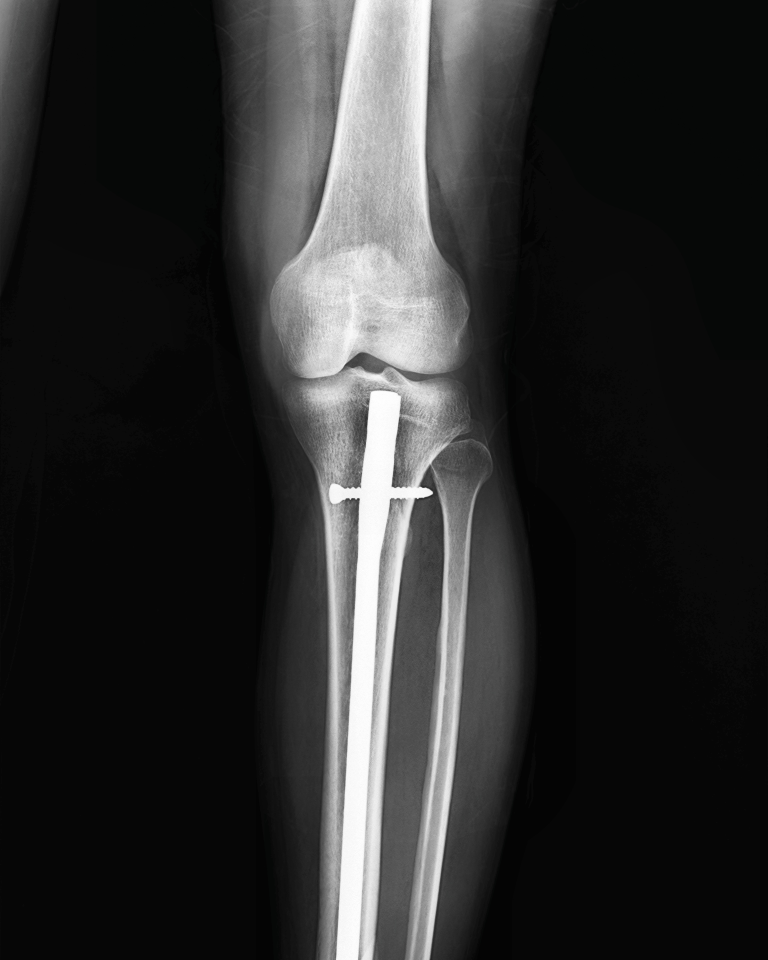
#> input picture FracAtlas/images/CLAHE/Fractured/IMG0000092.jpg, 2304 x 2880 px, found by its file name (shown at 1/3 size); its folder holds only this picture in this run
$ jupyter execute --allow-errors data_pre-processing.ipynb
#> lines starting #> are read from the running program, lines starting #| are printed output that depends on the picture
[cell 1]
# import needed libraries
import os
import numpy as np
import pandas as pd
import seaborn as sns
import matplotlib.pyplot as plt
import imageio.v2 as imageio
import json
from collections import defaultdict
import shutil
import cv2
from matplotlib import pyplot as plt
import torch
from torch import nn
import torch.nn.functional as F
import torchvision
import torchvision.transforms as transforms

[cell 2]
# load the metadata from dataset.csv

metadata = pd.read_csv('FracAtlas/dataset.csv')
#> (reads FracAtlas/dataset.csv from the repository)
print("Shape of the dataset", metadata.shape)
# prints in a table format the first 10 entries of the dataset.csv dataset
metadata.head(10)

[cell 3]
# check image type
img = cv2.imread("FracAtlas/images/Fractured/IMG0000019.jpg")
#> (the rest of this cell did not finish here and is left out)

[cell 4]
#clash image enhancement example

# Load the image in grayscale (or convert to grayscale first)
img = cv2.imread('FracAtlas/images/Fractured/IMG0000019.jpg', cv2.IMREAD_GRAYSCALE)

# Create CLAHE object
clahe = cv2.createCLAHE(clipLimit=2.0, tileGridSize=(8, 8))

# Apply CLAHE
cl1 = clahe.apply(img)

# Show the result
plt.figure(figsize=(10, 5))
#> (the rest of this cell did not finish here and is left out)

[cell 5]
# defining function to apply clash to all images in folders

def apply_clahe_to_folder(input_folder, output_folder, clip_limit=2.0, tile_grid_size=(8, 8)):
    # Create output folder if it doesn't exist
#> called with input_folder = 'FracAtlas/images/Fractured', output_folder = 'FracAtlas/images/CLAHE/Fractured', clip_limit = 2, tile_grid_size = (8, 8)
    os.makedirs(output_folder, exist_ok=True)

    # Loop through each file in the input folder
    for filename in os.listdir(input_folder):
        if filename.lower().endswith(('.png', '.jpg', '.jpeg', '.bmp', '.tiff')):
            input_path = os.path.join(input_folder, filename)
            output_path = os.path.join(output_folder, filename)

            # Read the image
            img = cv2.imread(input_path)
#> img is the input picture: shape (2880, 2304, 3); mean B, G, R 44.6, 44.7, 44.5

            # Convert to LAB color space
            lab = cv2.cvtColor(img, cv2.COLOR_BGR2LAB)
#> lab: shape (2880, 2304, 3); mean of channels 0, 1, 2 45.2, 127.8, 128.1
            l, a, b = cv2.split(lab)

            # Apply CLAHE to the L channel
            clahe = cv2.createCLAHE(clipLimit=clip_limit, tileGridSize=tile_grid_size)
            cl = clahe.apply(l)
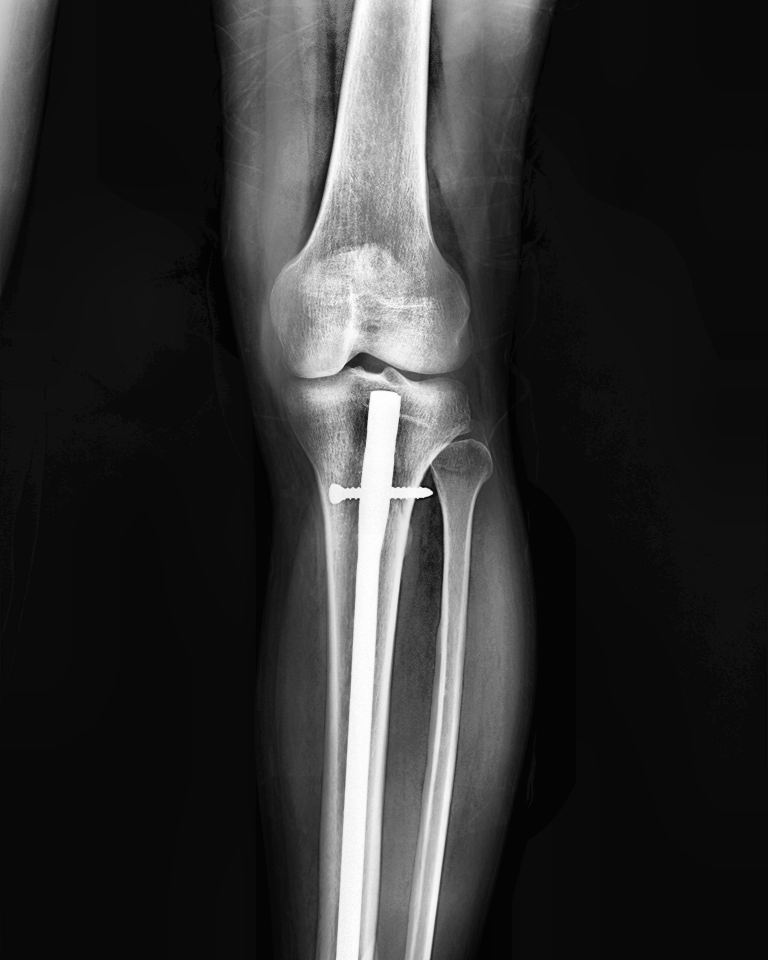
#> cl: shape (2880, 2304) (shown at 1/3 size); min 1, max 255, mean 48.8

            # Merge and convert back to BGR
            enhanced_lab = cv2.merge((cl, a, b))
#> enhanced_lab: shape (2880, 2304, 3); mean of channels 0, 1, 2 48.8, 127.8, 128.1
            enhanced_img = cv2.cvtColor(enhanced_lab, cv2.COLOR_LAB2BGR)

            # Save the result
            cv2.imwrite(output_path, enhanced_img)

[cell 6]
# apply clahe
apply_clahe_to_folder("FracAtlas/images/Fractured", "FracAtlas/images/CLAHE/Fractured")
apply_clahe_to_folder("FracAtlas/images/Non_fractured", "FracAtlas/images/CLAHE/Non_fractured")
#> call 2 of apply_clahe_to_folder, with input_folder = 'FracAtlas/images/Non_fractured', output_folder = 'FracAtlas/images/CLAHE/Non_fractured', clip_limit = 2, tile_grid_size = (8, 8)
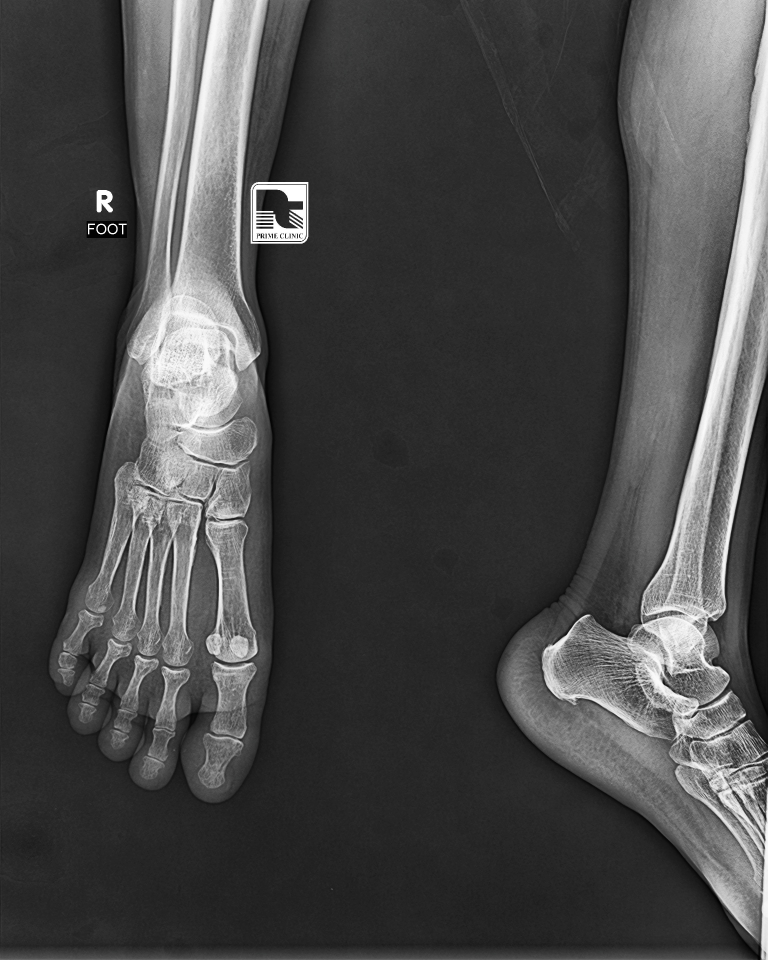
#> input picture FracAtlas/images/CLAHE/Non_fractured/IMG0000008.jpg, 2304 x 2880 px, found by its file name (shown at 1/3 size)
#> in apply_clahe_to_folder, img is the input picture: shape (2880, 2304, 3); mean B, G, R 73.2, 73.2, 73.2
#> in apply_clahe_to_folder (call 2), `lab = cv2.cvtColor(img, cv2.COLOR_BGR2LAB)`: lab: shape (2880, 2304, 3); mean of channels 0, 1, 2 76.5, 128, 128
#> in apply_clahe_to_folder (call 2), `cl = clahe.apply(l)`:
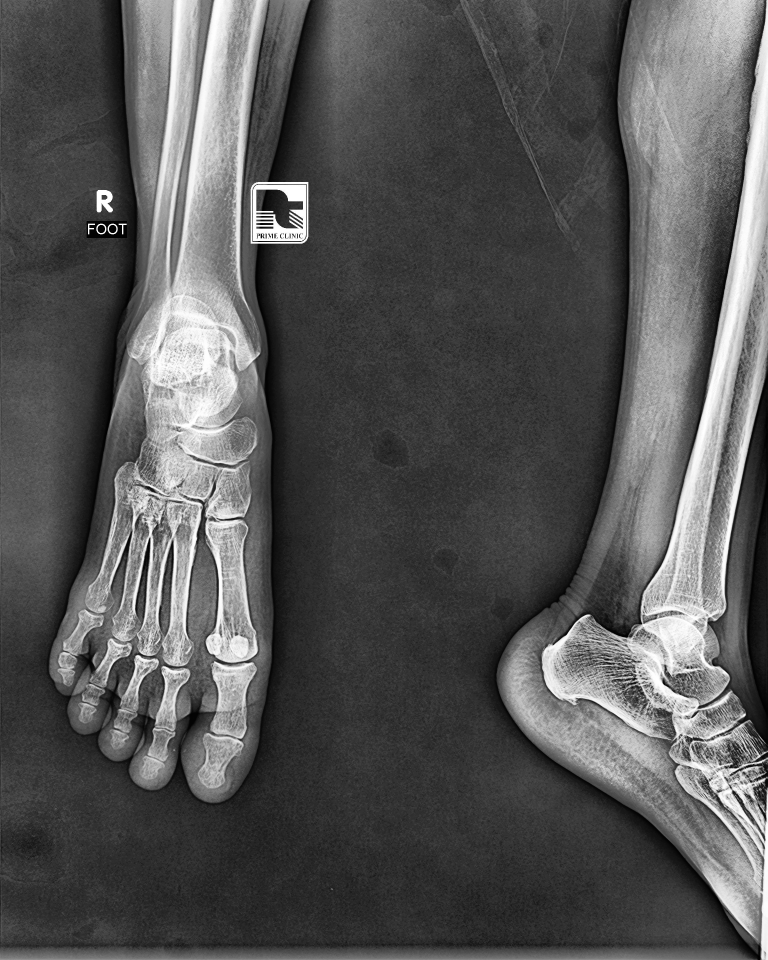
#> cl: shape (2880, 2304) (shown at 1/3 size); min 0, max 255, mean 86.3
#> in apply_clahe_to_folder (call 2), `enhanced_lab = cv2.merge((cl, a, b))`: enhanced_lab: shape (2880, 2304, 3); mean of channels 0, 1, 2 86.3, 128, 128

[cell 7]
# sorting through the fractured and non-fractured images and sorting into fracture location folders

source_dir_fractured = "FracAtlas/images/CLAHE/Fractured"
source_dir_non_fractured = "FracAtlas/images/CLAHE/Non_fractured"
target_base_dir_fractured = 'FracAtlas/images/sorted_images/Fractured'
target_base_dir_non_fractured = 'FracAtlas/images/sorted_images/Non_fractured'

# Relevant body parts
categories = ['hand', 'leg', 'hip', 'shoulder', 'mixed']

# Create subfolders if they don't exist
for category in categories:
    os.makedirs(os.path.join(target_base_dir_fractured, category), exist_ok=True)

# Create subfolders if they don't exist
for category in categories:
    os.makedirs(os.path.join(target_base_dir_non_fractured, category), exist_ok=True)

# Loop through rows and move files in the Fractured folder
for _, row in metadata.iterrows():
    image_filename = row['image_id']
    if row['fractured'] == 1:
        for category in categories:
            if row[category] == 1:
                source_path = os.path.join(source_dir_fractured, image_filename)
                target_path = os.path.join(target_base_dir_fractured, category, image_filename)
                if os.path.exists(source_path):  # Ensure the image exists
                    shutil.copy(source_path, target_path)
                else:
                    print(f"File not found: {source_path}")

# Loop through rows and move files in the Non_fractured folder
for _, row in metadata.iterrows():
    image_filename = row['image_id']
    if row['fractured'] == 0:
        for category in categories:
            if row[category] == 1:
                source_path = os.path.join(source_dir_non_fractured, image_filename)
                target_path = os.path.join(target_base_dir_non_fractured, category, image_filename)
                if os.path.exists(source_path):  # Ensure the image exists
                    shutil.copy(source_path, target_path)
                else:
                    print(f"File not found: {source_path}")

[cell 8]
# combining the folders from above to one set of fracture location folders

# Base directories
fractured_dir = "FracAtlas/images/sorted_images/Fractured"
non_fractured_dir = "FracAtlas/images/sorted_images/Non_fractured"
combined_dir = "FracAtlas/images/sorted_images/Combined"

# Categories to merge
categories = ['hand', 'leg', 'hip', 'shoulder', 'mixed']

# Make combined folders
for category in categories:
    os.makedirs(os.path.join(combined_dir, category), exist_ok=True)

    # Source directories (fractured and non-fractured)
    src_dirs = [
        os.path.join(fractured_dir, category),
        os.path.join(non_fractured_dir, category)
    ]

    # Copy files from both
    for src in src_dirs:
        for filename in os.listdir(src):
            src_path = os.path.join(src, filename)
            dest_path = os.path.join(combined_dir, category, filename)

            # Avoid overwriting same filename
            if os.path.exists(dest_path):
                name, ext = os.path.splitext(filename)
                dest_path = os.path.join(combined_dir, category, f"{name}_copy{ext}")

            shutil.copy(src_path, dest_path)

[cell 9]
# median frequency balancing between all images (fractured and non-fractured)

label = [ 'hand', 'leg','hip','shoulder','mixed']

def estimate_weights_mfb(label):
    class_weights = np.zeros_like(label, dtype=float)
    counts = np.zeros_like(label)
    for i,l in enumerate(label):
        counts[i] = metadata[metadata[l] == 1].shape[0]
    counts = counts.astype(float)
    median_freq = np.median(counts)
    for i, label in enumerate(label):
        class_weights[i] = median_freq / counts[i]
    return class_weights

classweight= estimate_weights_mfb(label)

for i in range(len(label)):
    print(label[i],":", classweight[i])

[cell 10]
# data augmentation

# normalization values for pretrained resnet on Imagenet
norm_mean = (0.485, 0.456, 0.406)
norm_std = (0.229, 0.224, 0.225)

batch_size = 128
validation_batch_size = 10
test_batch_size = 10

# We compute the weights of individual classes and convert them to tensors
class_weights = estimate_weights_mfb(label)
